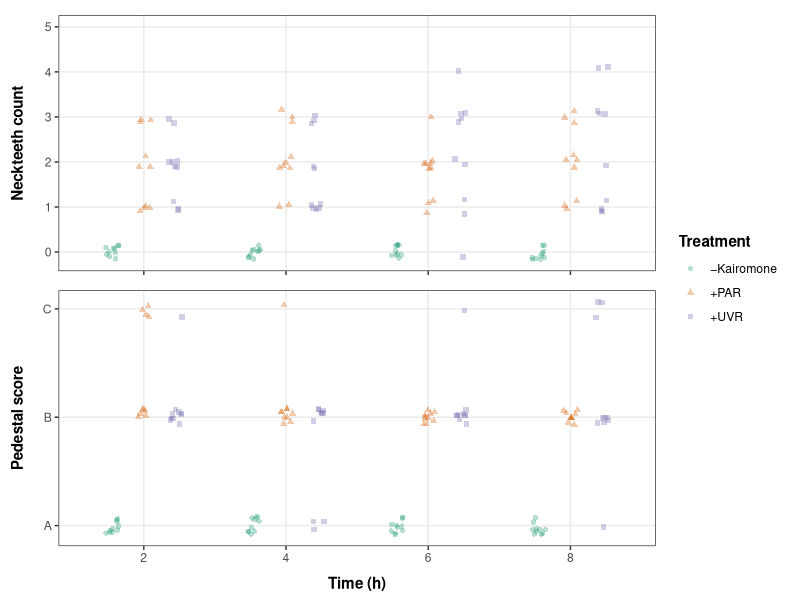

This chart was generated by the following R code:
library(tidyverse)
library(patchwork)

efficacy_data <- read_csv("data/Data_Experiment_Effectivity of kairomones.csv")

fig_1_ntc <- efficacy_data %>% 
  select(Treatment, Hour, Neckteeth_count) %>% 
  mutate(Treatment = case_when(Treatment == "CONTROL" ~ "\U2212Kairomone",
                               Treatment == "PAR" ~ "+PAR",
                               Treatment == "UVR" ~ "+UVR"),
         Treatment = fct_relevel(Treatment, "\U2212Kairomone", "+PAR", "+UVR"),
         Hour = as.character(Hour),
         Hour = fct_relevel(Hour, "2", "4", "6", "8"),
         Neckteeth_count = as.integer(Neckteeth_count)) %>% 
  ggplot() +
  geom_jitter(mapping = aes(x = Hour, y = Neckteeth_count, colour = Treatment, shape = Treatment), 
              position = position_jitterdodge(jitter.width = 1/4, dodge.width = 2/3, jitter.height = 1/6), 
              alpha = 1/3) +
  scale_color_brewer(palette = "Dark2") +
  scale_y_continuous(breaks = 0:5, limits = c(NA, 5)) +
  labs(x = NULL, 
       y = "Neckteeth count") +
  theme_bw() +
  theme(axis.title = element_text(face = "bold"),
        legend.title = element_text(face = "bold"),
        strip.text = element_text(face = "bold"),
        panel.grid.minor = element_blank(),
        axis.title.x = element_text(vjust = -1),
        axis.text.x.bottom = element_blank(),
        axis.title.y = element_text(vjust = 4),
        plot.margin = margin(b = 5.5, l = 11, t = 5.5, r = 5.5))

fig_1_ps <- efficacy_data %>% 
  select(Treatment, Hour, Pedestal_score) %>% 
  mutate(Treatment = case_when(Treatment == "CONTROL" ~ "\U2212Kairomone",
                               Treatment == "PAR" ~ "+PAR",
                               Treatment == "UVR" ~ "+UVR"),
         Treatment = fct_relevel(Treatment, "\U2212Kairomone", "+PAR", "+UVR"),
         Hour = as.character(Hour),
         Hour = fct_relevel(Hour, "2", "4", "6", "8"),
         Pedestal_score = fct_relevel(Pedestal_score, "A", "B", "C"),
         Pedestal_score = as.integer(Pedestal_score) - 1L) %>% 
  ggplot() +
  geom_jitter(mapping = aes(x = Hour, y = Pedestal_score, colour = Treatment, shape = Treatment), 
              position = position_jitterdodge(jitter.width = 1/4, dodge.width = 2/3, jitter.height = 1/12), 
              alpha = 1/3) +
  scale_color_brewer(palette = "Dark2") +
  scale_y_continuous(breaks = 0:2, labels = c("A", "B", "C")) +
  labs(x = "Time (h)",
       y = "Pedestal score") +
  theme_bw() +
  theme(axis.title = element_text(face = "bold"),
        legend.title = element_text(face = "bold"),
        strip.text = element_text(face = "bold"),
        panel.grid.minor = element_blank(),
        axis.title.x = element_text(vjust = -1),
        axis.title.y = element_text(vjust = 4),
        plot.margin = margin(b = 5.5, l = 11, t = 5.5, r = 5.5))

fig_1 <- wrap_plots(fig_1_ntc, fig_1_ps, ncol = 1, guides = "collect")

ggsave("figures/figure_1.png", fig_1, width = 5.25, height = 7, units = "in", dpi = 600, type = "cairo-png")
